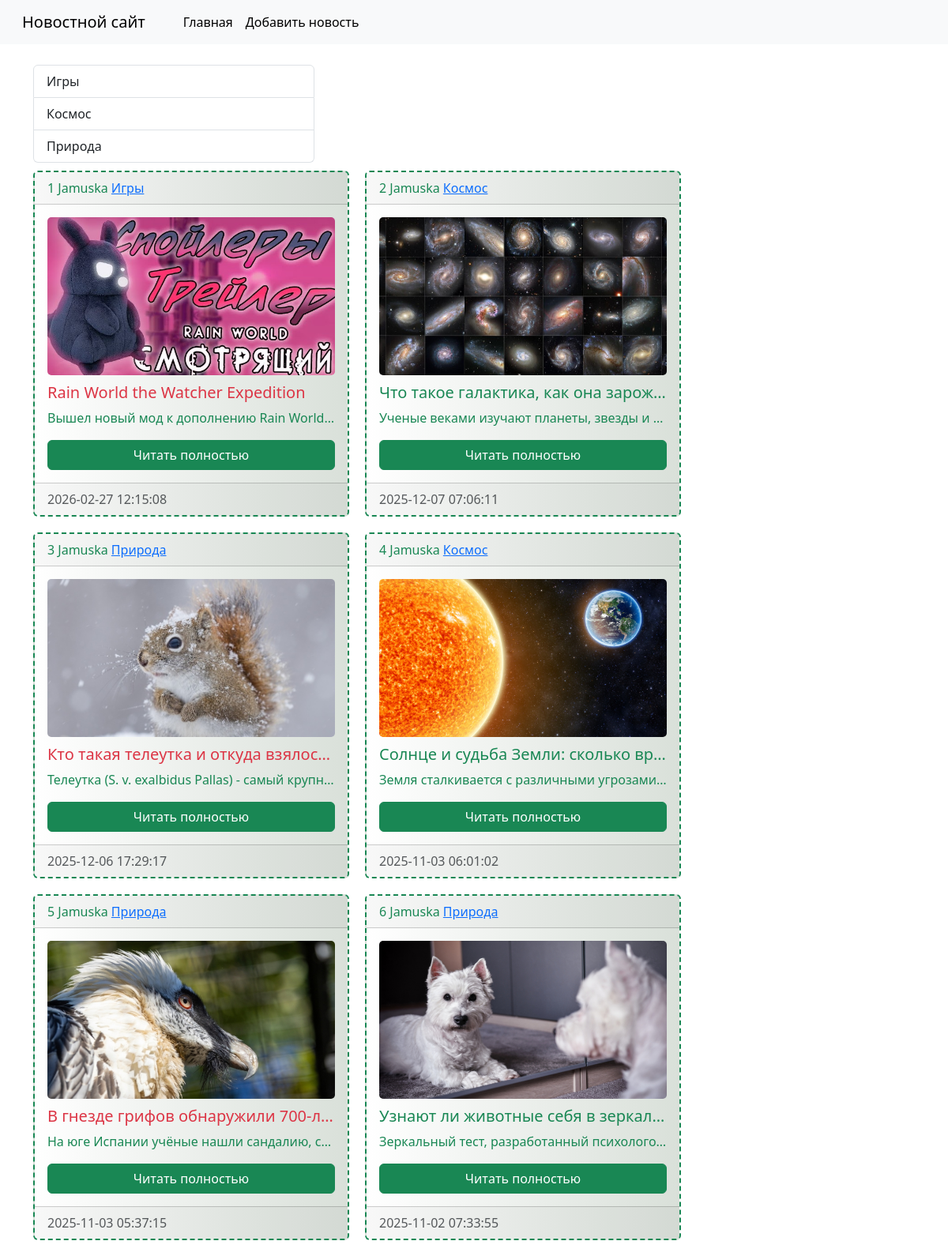
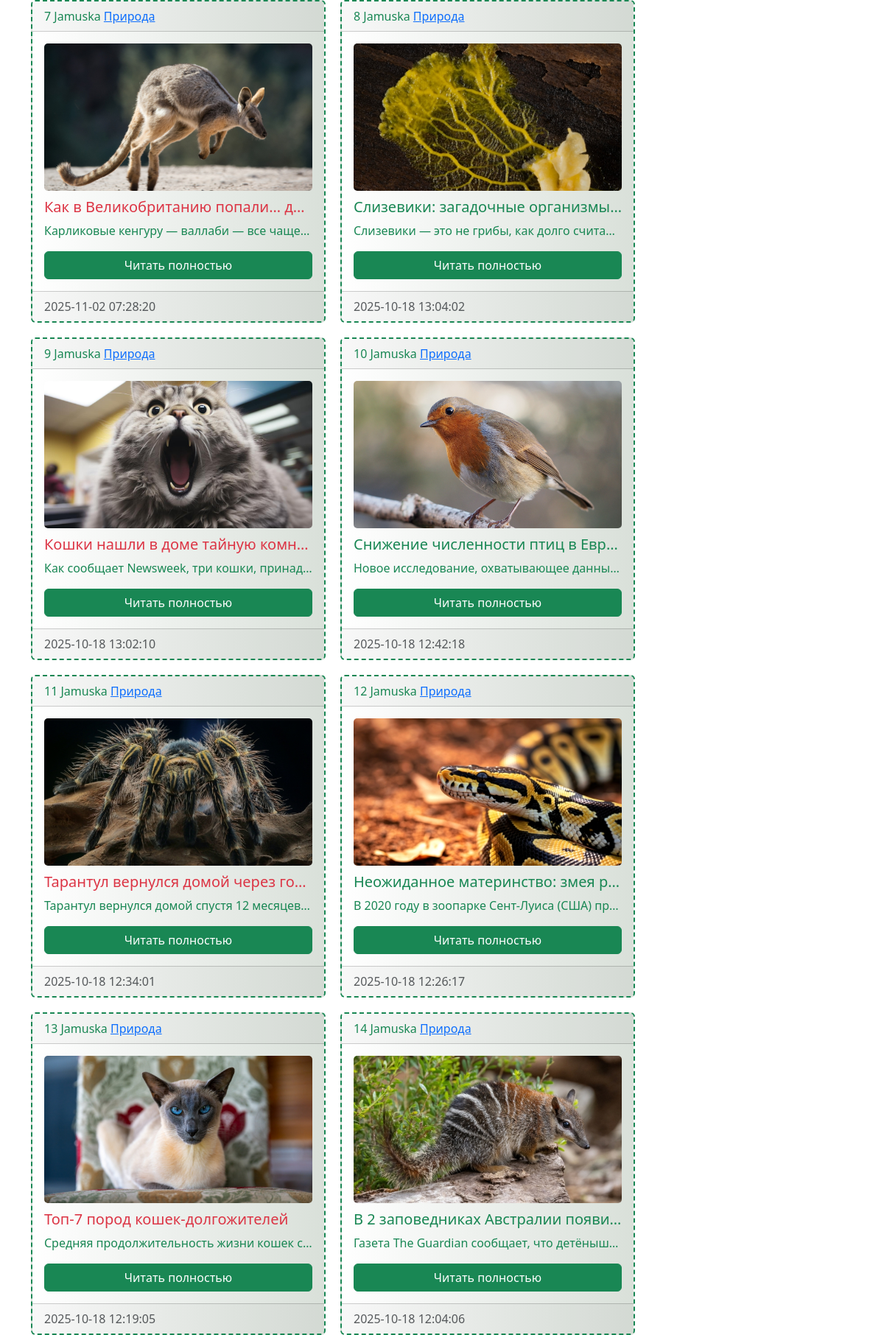
Page /news/ on the committed database (2 pictures, top to bottom).
### news/models.py (models this page shows, shortened)
class Category(models.Model):
    title = models.CharField(max_length=150, db_index=True,
                             verbose_name="Наименование категории")
    def __str__(self):
        return self.title
    class Meta:
        verbose_name = "Категория"
        verbose_name_plural = "Категории"
        ordering = ['title']

class News(models.Model):
    title = models.CharField(max_length=150, verbose_name="Наименование")
    content = models.TextField(blank=True, verbose_name="Контент")
    created_at = models.DateTimeField(auto_now_add=True, verbose_name="Дата публикации")
    updated_at = models.DateTimeField(auto_now=True, verbose_name="Обновлено")
    photo = models.ImageField(upload_to='photos/%Y/%m/%d', verbose_name="Фото", blank=True)
    is_published = models.BooleanField(default=True, verbose_name="Опубликовано")
    category = models.ForeignKey(Category, on_delete=models.PROTECT, null=True)
    def just_a_little_trolling(self):
        return "Jamuska";
    class Meta:
        verbose_name = "Новость"
        verbose_name_plural = "Новости"
        ordering = ['-created_at']

### news/views.py (the view)
# urls.py: path('', index, name='home'),
def index(request):
    news = News.objects.order_by('-created_at')
    categories = Category.objects.all()
    context={
        'news': news,
        'title': 'Список новостей',
        'categories': categories,
    }
    return render(request, 'news/index.html', context)

### news/templates/news/index.html (shortened to what this page needs)
{% extends 'base.html' %}
{% block sidebar %}
    <div class="col-md-4">
        <div class="list-group" style="max-width: 25rem; margin: 10px; margin-inline: 0;">
            {%for item in categories%}
                <a href="{% url 'category' item.pk %}" class="list-group-item list-group-item-action">
                    {{item.title}}
                </a>
            {% endfor %}
        </div>
    </div>
{% endblock %}
{% block content %}
<section class = "cards">
    {% for item in news %}
    <div class="card border-success" style="max-width: 25rem;">
        <div class="card-header text-success">
            {{forloop.counter}}
            {{item.just_a_little_trolling}}
            <a href="{% url 'category' item.category.pk %}">{{item.category}}</a>
        </div>
        <div class="card-body text-success">
            {% if item.photo %}
            <img src="{{item.photo.url}}" class="card-img top" alt="...">
            {% else %}
            <img src="https://i.ibb.co/fYzs5N34/empty.jpg" class="card-img top" alt="...">
            {% endif %}
            <h5 class="card-title text-truncate {%cycle 'text-danger' 'text-success'%}">{{item.title}}</h5>
            <p class="card-text text-truncate">{{item.content}}</p>
            <a href="#" class="btn btn-success d-grid gap-2">Читать полностью</a>
        </div>
        <div class="card-footer text-body-secondary">
            {{item.created_at|date:"Y-m-d H:i:s"}}
        </div>
    </div>
    {% endfor %}
    </section>
{% endblock %}

### templates/base.html (shortened to what this page needs)
<!doctype html>
<html lang="ru">
  <head>
    <link rel="stylesheet" href="https://cdn.jsdelivr.net/npm/bootstrap@5.3.8/dist/css/bootstrap.rtl.min.css">
  </head>
  <body>
    {% include 'inc/_nav.html' %}
    <section class="container mt-3">
        <div class="row">
        {% block sidebar %}SIDEBAR{% endblock %}
        {% block content %}CONTENT{% endblock %}
        </div>
    </section>
</body>
</html>

### templates/inc/_nav.html (shortened to what this page needs)
    <nav class="navbar navbar-expand-lg bg-body-tertiary">
    <div class="container-fluid">
        <a class="navbar-brand" href="{% url 'home' %}">Новостной сайт</a>
        <div class="collapse navbar-collapse" id="navbarSupportedContent">
            <ul class="navbar-nav">
                <li class="nav-item">
                    <a class="nav-link active" aria-current="page" href="{% url 'home' %}">Главная</a>
                </li>
                <li class="nav-item">
                    <a class="nav-link active" aria-current="page" href="{% url 'home' %}">Добавить новость</a>
                </li>
            </ul>
        </div>
    </div>
    </nav>

### templates/base.html (style rules this page uses)
.card { padding: 0; border: 2px, dashed, #307231; background-image: linear-gradient( 90deg, rgba(255, 255, 255, 1) 0%, rgba(217, 224, 217, 1) 100% ); }
.card-img { width: 100%; height: 200px; object-fit: cover; margin-bottom: 10px; }
.cards { display: flex; gap: 20px; flex-wrap: wrap; }

### rows in the picture
Category: title "Игры"
Category: title "Космос"
Category: title "Природа"
News: just_a_little_trolling "Jamuska", category "Игры", photo (picture), title "Rain World the Watcher Expedition", content "Вышел новый мод к дополнению Rain World…", created_at "2026-02-27 12:15:08"
News: just_a_little_trolling "Jamuska", category "Космос", photo (picture), title "Что такое галактика, как она зарож…", content "Ученые веками изучают планеты, звезды и…", created_at "2025-12-07 07:06:11"
News: just_a_little_trolling "Jamuska", category "Природа", photo (picture), title "Кто такая телеутка и откуда взялос…", content "Телеутка (S. v. exalbidus Pallas) - самый крупн…", created_at "2025-12-06 17:29:17"
News: just_a_little_trolling "Jamuska", category "Космос", photo (picture), title "Солнце и судьба Земли: сколько вр…", content "Земля сталкивается с различными угрозами…", created_at "2025-11-03 06:01:02"
News: just_a_little_trolling "Jamuska", category "Природа", photo (picture), title "В гнезде грифов обнаружили 700-л…", content "На юге Испании учёные нашли сандалию, с…", created_at "2025-11-03 05:37:15"
News: just_a_little_trolling "Jamuska", category "Природа", photo (picture), title "Узнают ли животные себя в зеркал…", content "Зеркальный тест, разработанный психолого…", created_at "2025-11-02 07:33:55"
News: just_a_little_trolling "Jamuska", category "Природа", photo (picture), title "Как в Великобританию попали… д…", content "Карликовые кенгуру — валлаби — все чаще…", created_at "2025-11-02 07:28:20"
News: just_a_little_trolling "Jamuska", category "Природа", photo (picture), title "Слизевики: загадочные организмы…", content "Слизевики — это не грибы, как долго счита…", created_at "2025-10-18 13:04:02"
News: just_a_little_trolling "Jamuska", category "Природа", photo (picture), title "Кошки нашли в доме тайную комн…", content "Как сообщает Newsweek, три кошки, принад…", created_at "2025-10-18 13:02:10"
News: just_a_little_trolling "Jamuska", category "Природа", photo (picture), title "Снижение численности птиц в Евр…", content "Новое исследование, охватывающее данны…", created_at "2025-10-18 12:42:18"
News: just_a_little_trolling "Jamuska", category "Природа", photo (picture), title "Тарантул вернулся домой через го…", content "Тарантул вернулся домой спустя 12 месяцев…", created_at "2025-10-18 12:34:01"
News: just_a_little_trolling "Jamuska", category "Природа", photo (picture), title "Неожиданное материнство: змея р…", content "В 2020 году в зоопарке Сент-Луиса (США) пр…", created_at "2025-10-18 12:26:17"
News: just_a_little_trolling "Jamuska", category "Природа", photo (picture), title "Топ-7 пород кошек-долгожителей", content "Средняя продолжительность жизни кошек с…", created_at "2025-10-18 12:19:05"
News: just_a_little_trolling "Jamuska", category "Природа", photo (picture), title "В 2 заповедниках Австралии появи…", content "Газета The Guardian сообщает, что детёныш…", created_at "2025-10-18 12:04:06"
